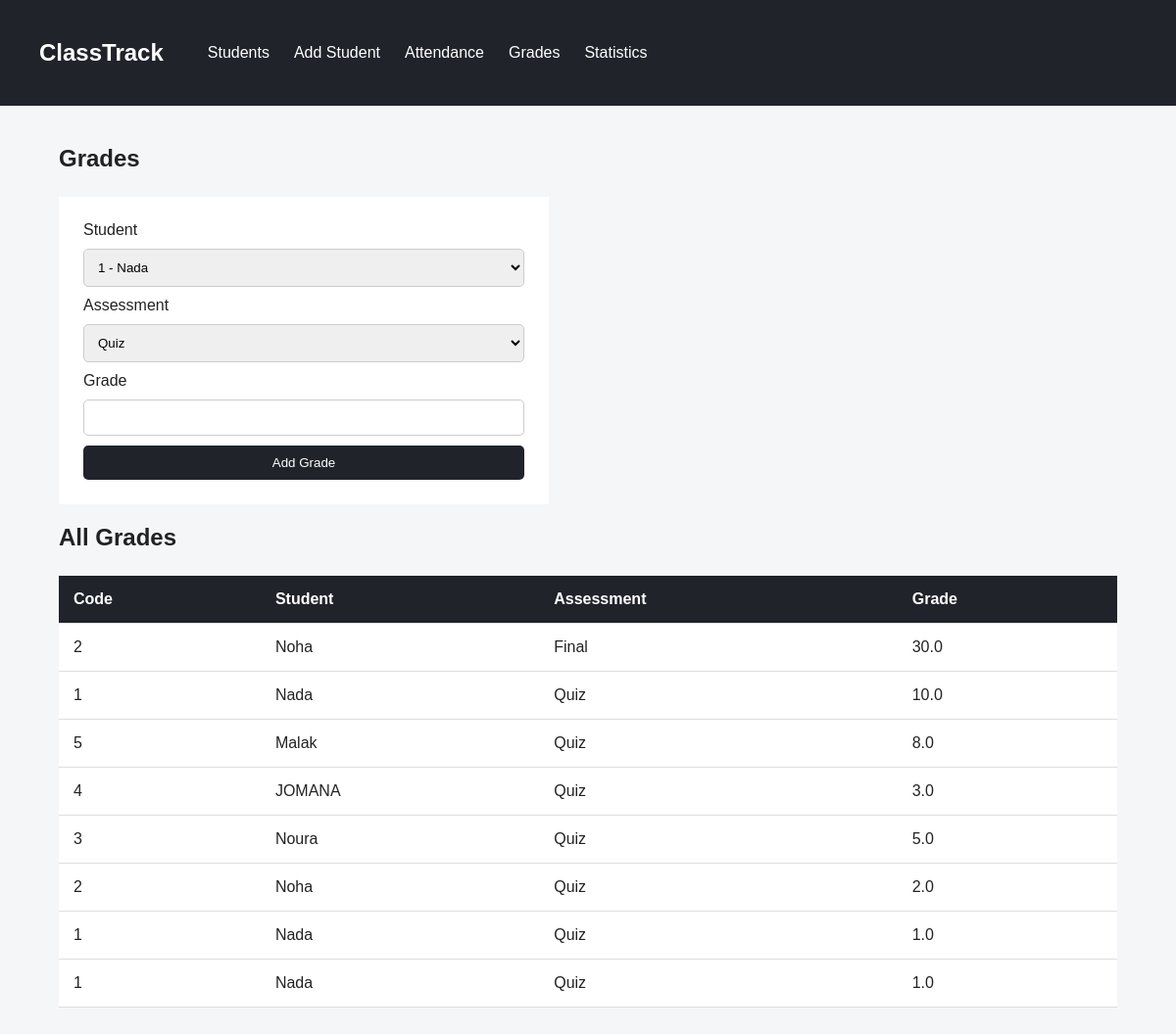
Screenshot of /grades with the database file from the repository.
### tables this page shows
CREATE TABLE grades (
        id INTEGER PRIMARY KEY AUTOINCREMENT,
        student_id INTEGER NOT NULL,
        assessment TEXT NOT NULL,
        grade REAL NOT NULL
    );

CREATE TABLE students (
        id INTEGER PRIMARY KEY AUTOINCREMENT,
        name TEXT NOT NULL
    );

### app.py (the view, shortened to what this page needs)
@app.route("/grades", methods=["GET", "POST"])
def grades():
    db = get_db()
    students = db.execute("""
        SELECT * FROM students
        ORDER BY id
    """).fetchall()
    all_grades = db.execute("""
        SELECT
            grades.id,
            students.name,
            grades.student_id,
            grades.assessment,
            grades.grade
        FROM grades
        JOIN students
        ON students.id = grades.student_id
        ORDER BY grades.id DESC
    """).fetchall()
    db.close()
    return render_template(
        "grades.html",
        students=students,
        grades=all_grades
    )

### app.py (called while the page is built)
def get_db():
    db = sqlite3.connect(DATABASE)
    db.row_factory = sqlite3.Row
    return db

### templates/grades.html (shortened to what this page needs)
{% extends "layout.html" %}
{% block content %}
<h2>Grades</h2>
<form method="POST" class="form">
    <label>
        Student
    </label>
    <select name="student_id" required>
        {% for student in students %}
        <option value="{{ student.id }}">
            {{ student.id }} - {{ student.name }}
        </option>
        {% endfor %}
    </select>
    <label>
        Assessment
    </label>
    <select name="assessment" required>
        <option value="Quiz">
            Quiz
        </option>
    </select>
    <label>
        Grade
    </label>
    <input
        type="number"
        name="grade"
        min="0"
        max="100"
        step="0.01"
        required
    >
    <button type="submit">
        Add Grade
    </button>
</form>
<h2>All Grades</h2>
<table>
    <tr>
        <th>Code</th>
        <th>Student</th>
        <th>Assessment</th>
        <th>Grade</th>
    </tr>
    {% for grade in grades %}
    <tr>
        <td>
            {{ grade.student_id }}
        </td>
        <td>
            {{ grade.name }}
        </td>
        <td>
            {{ grade.assessment }}
        </td>
        <td>
            {{ grade.grade }}
        </td>
    </tr>
    {% else %}
    <tr>
        <td colspan="4">
            No grades yet.
        </td>
    </tr>
    {% endfor %}
</table>
{% endblock %}

### static/style.css (style rules this page uses)
* { box-sizing: border-box; }
body { margin: 0; font-family: Arial, sans-serif; background: #f4f6f8; color: #222; }
h2 { margin-bottom: 25px; }
input, select { padding: 10px; border: 1px solid #ccc; border-radius: 5px; }
button, .button { background: #20232a; color: white; padding: 10px 18px; border: none; border-radius: 5px; text-decoration: none; cursor: pointer; }
table { width: 100%; background: white; border-collapse: collapse; }
th { background: #20232a; color: white; }
th, td { padding: 15px; border-bottom: 1px solid #ddd; text-align: left; }
.form { background: white; padding: 25px; max-width: 500px; display: flex; flex-direction: column; gap: 10px; }

### rows the page displays
grades: student_id "2", name "Noha", assessment "Final", grade "30.0"
grades: student_id "1", name "Nada", assessment "Quiz", grade "10.0"
grades: student_id "5", name "Malak", assessment "Quiz", grade "8.0"
grades: student_id "4", name "JOMANA", assessment "Quiz", grade "3.0"
grades: student_id "3", name "Noura", assessment "Quiz", grade "5.0"
grades: student_id "2", name "Noha", assessment "Quiz", grade "2.0"
grades: student_id "1", name "Nada", assessment "Quiz", grade "1.0"
grades: student_id "1", name "Nada", assessment "Quiz", grade "1.0"

### other values shown
form field student_id "1 - Nada"
